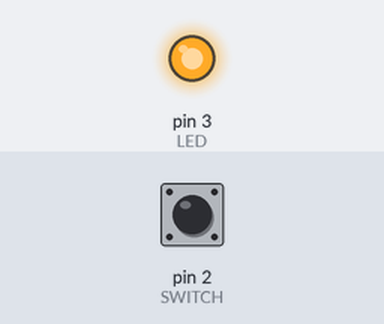
A program run on a simulated Arduino Uno, built with avr-gcc and run on an emulated ATmega328P. On the bench: output pins drawn as LEDs (lit = HIGH). The test bench sets the inputs (shaded band); at power-on: pin 2 (SWITCH) HIGH.

Above: at 1.2 s.
1.3 s: pin 2 (SWITCH) pulled LOW for 0.15 s
At 1.37 s:
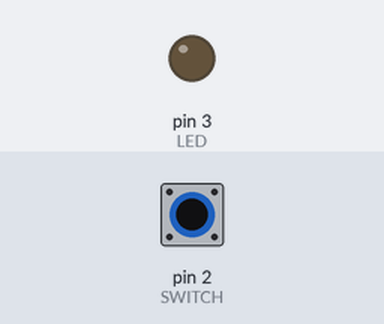
2.9 s: pin 2 (SWITCH) pulled LOW for 3.2 s
At 6.7 s:
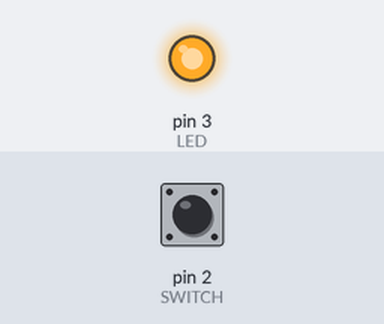
Timing chart, 0 to 8.2 s (numbered marks = the images above; inputs shaded):
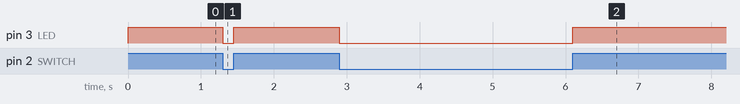

The program:

main.cpp
```cpp
#include <Arduino.h>
/*
  Fichier:      lire-switch.ino
  Auteur:       Alain Boudreault
  Date:         2021.09.07
  Description:  Allumer la LED sur GPIO-03 à partir de l'état de la switch sur GPIO-02.

  Note:         ON = 1, OFF = 0
*/

// Les MACROs
#define LED       3
#define SWITCH    2

// Les variables globales
int etatBouton      = 0;

// Renseigner les GPIO
void setup() {
  pinMode(LED, OUTPUT);     // OUTPUT et INPUT sont des macros de l'IDE Arduino
  pinMode(SWITCH, INPUT);   // Renseigner la broche 'SWITCH' en mode d'entrée (INPUT)
} // setup()


void loop() {
  etatBouton = digitalRead(SWITCH);  // Lire l'état du bouton.
                                     // digitalRead() retourne '1' si bouton appuyé, sinon '0'
  digitalWrite(LED, etatBouton);     // Utiliser l'état du bouton (1|0) pour Allumer/Éteindre la DEL
} // loop()
```

Measured:
- after the input at 1.3 s, pin 3 (LED): HIGH → LOW at once, → HIGH 0.15 s later
- after the input at 2.9 s, pin 3 (LED): HIGH → LOW at once, → HIGH 3.2 s later
